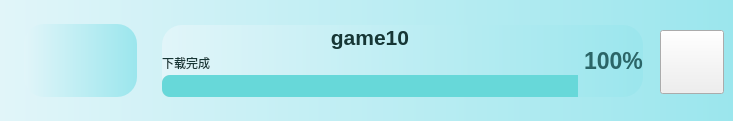
        <widget class="QWidget" name="widget_game_10" native="true">
         <property name="minimumSize">
          <size>
           <width>0</width>
           <height>121</height>
          </size>
         </property>
         <property name="maximumSize">
          <size>
           <width>16777215</width>
           <height>121</height>
          </size>
         </property>
         <property name="styleSheet">
          <string notr="true">.QWidget{
	background-color: qlineargradient(x1:0, y0:0, x2:1, y2:0,stop:0 rgb(225, 245, 249), stop:1 rgb(155, 230, 237));
	border-radius:20px;
	color: rgb(255, 255, 255);
}
</string>
         </property>
         <widget class="QWidget" name="widget_64" native="true">
          <property name="geometry">
           <rect>
            <x>24</x>
            <y>24</y>
            <width>113</width>
            <height>73</height>
           </rect>
          </property>
          <property name="styleSheet">
           <string notr="true"/>
          </property>
          <widget class="QLabel" name="label_icon_game_10">
           <property name="geometry">
            <rect>
             <x>30</x>
             <y>5</y>
             <width>64</width>
             <height>64</height>
            </rect>
           </property>
           <property name="styleSheet">
            <string notr="true">border-image: url(:/icons/icons/自定义.png);</string>
           </property>
           <property name="text">
            <string/>
           </property>
          </widget>
         </widget>
         <widget class="QPushButton" name="pushButton_game_10">
          <property name="geometry">
           <rect>
            <x>660</x>
            <y>30</y>
            <width>64</width>
            <height>64</height>
           </rect>
          </property>
          <property name="styleSheet">
           <string notr="true">border-image: url(:/icons/icons/play_game.png);</string>
          </property>
          <property name="text">
           <string/>
          </property>
         </widget>
         <widget class="QWidget" name="layoutWidget_21">
          <property name="geometry">
           <rect>
            <x>162</x>
            <y>25</y>
            <width>481</width>
            <height>72</height>
           </rect>
          </property>
          <layout class="QHBoxLayout" name="horizontalLayout_22">
           <item>
            <layout class="QVBoxLayout" name="verticalLayout_23">
             <property name="spacing">
              <number>2</number>
             </property>
             <item>
              <widget class="QLabel" name="label_game_10">
               <property name="font">
                <font>
                 <pointsize>16</pointsize>
                 <weight>75</weight>
                 <bold>true</bold>
                </font>
               </property>
               <property name="styleSheet">
                <string notr="true">color: rgb(22, 54, 53);
text-align:centre;
</string>
               </property>
               <property name="text">
                <string>game10</string>
               </property>
               <property name="alignment">
                <set>Qt::AlignCenter</set>
               </property>
              </widget>
             </item>
             <item>
              <widget class="QLabel" name="label_109">
               <property name="font">
                <font>
                 <weight>50</weight>
                 <bold>false</bold>
                </font>
               </property>
               <property name="styleSheet">
                <string notr="true">color: rgb(22, 54, 53)</string>
               </property>
               <property name="text">
                <string>下载完成</string>
               </property>
              </widget>
             </item>
             <item>
              <widget class="QProgressBar" name="progressBar_37">
               <property name="styleSheet">
                <string notr="true">QProgressBar::chunk {
        border-top-left-radius:8px;
border-bottom-left-radius:8px;
	background-color: rgb(103, 216, 217)
}
QProgressBar{
border-radius:8px;
background-color: rgb(223, 223, 223);
}
</string>
               </property>
               <property name="value">
                <number>100</number>
               </property>
               <property name="textVisible">
                <bool>false</bool>
               </property>
              </widget>
             </item>
            </layout>
           </item>
           <item>
            <widget class="QLabel" name="label_110">
             <property name="font">
              <font>
               <pointsize>17</pointsize>
               <weight>75</weight>
               <bold>true</bold>
              </font>
             </property>
             <property name="styleSheet">
              <string notr="true">color: rgb(43, 101, 103);</string>
             </property>
             <property name="text">
              <string>100%</string>
             </property>
             <property name="alignment">
              <set>Qt::AlignLeading|Qt::AlignLeft|Qt::AlignVCenter</set>
             </property>
            </widget>
           </item>
          </layout>
         </widget>
        </widget>
